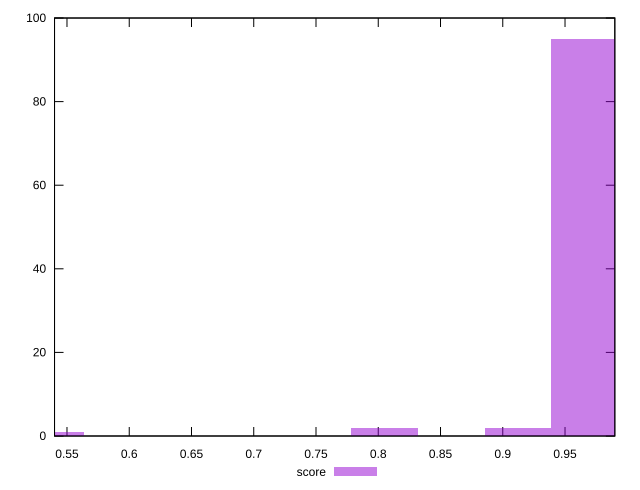

Write the gnuplot code that produced this figure.
reset

$score <<EOF
0.5366459664938967 1
0.9122981430396244 2
0.965962739689014 95
0.804968949740845 2
EOF

set key outside below
set boxwidth 0.05366459664938967
set xrange [0.54:0.99]
set yrange [0:100]
set trange [0:100]
set style fill transparent solid 0.5 noborder
set terminal svg size 640, 490 enhanced background rgb 'white'
set output "reports/report_00033_2021-03-01T14-23-16.841Z/total-blocking-time/samples/astro-inner-cached/score/histogram.svg"

plot $score title "score" with boxes

reset
